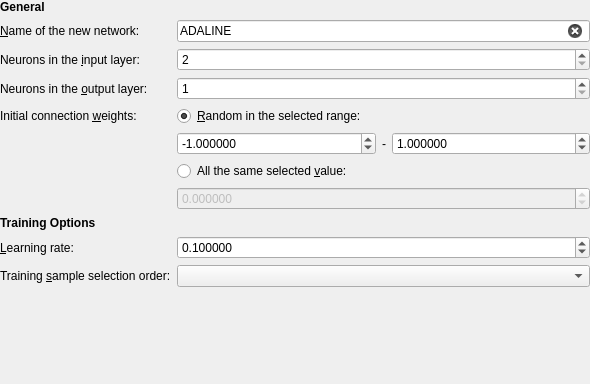
<?xml version="1.0" encoding="UTF-8"?>
<ui version="4.0">
 <class>AdalineCreateNetworkWidget</class>
 <widget class="QWidget" name="AdalineCreateNetworkWidget">
  <property name="geometry">
   <rect>
    <x>0</x>
    <y>0</y>
    <width>590</width>
    <height>384</height>
   </rect>
  </property>
  <property name="windowTitle">
   <string>Form</string>
  </property>
  <layout class="QFormLayout" name="formLayout">
   <property name="leftMargin">
    <number>0</number>
   </property>
   <property name="topMargin">
    <number>0</number>
   </property>
   <property name="rightMargin">
    <number>0</number>
   </property>
   <property name="bottomMargin">
    <number>0</number>
   </property>
   <item row="0" column="0">
    <widget class="QLabel" name="labelHeadingGeneral">
     <property name="font">
      <font>
       <weight>75</weight>
       <bold>true</bold>
      </font>
     </property>
     <property name="text">
      <string>General</string>
     </property>
    </widget>
   </item>
   <item row="1" column="0">
    <widget class="QLabel" name="labelNetworkName">
     <property name="text">
      <string>&amp;Name of the new network:</string>
     </property>
     <property name="buddy">
      <cstring>editNetworkName</cstring>
     </property>
    </widget>
   </item>
   <item row="1" column="1">
    <widget class="QLineEdit" name="editNetworkName">
     <property name="text">
      <string>ADALINE</string>
     </property>
     <property name="maxLength">
      <number>50</number>
     </property>
     <property name="placeholderText">
      <string>Enter network name</string>
     </property>
     <property name="clearButtonEnabled">
      <bool>true</bool>
     </property>
    </widget>
   </item>
   <item row="2" column="0">
    <widget class="QLabel" name="labelInputNeuronCount">
     <property name="text">
      <string>Neurons in the &amp;input layer:</string>
     </property>
     <property name="buddy">
      <cstring>editInputNeuronCount</cstring>
     </property>
    </widget>
   </item>
   <item row="3" column="0">
    <widget class="QLabel" name="labelOutputNeuronCount">
     <property name="text">
      <string>Neurons in the &amp;output layer:</string>
     </property>
     <property name="buddy">
      <cstring>editOutputNeuronCount</cstring>
     </property>
    </widget>
   </item>
   <item row="2" column="1">
    <widget class="QSpinBox" name="editInputNeuronCount">
     <property name="minimum">
      <number>2</number>
     </property>
     <property name="maximum">
      <number>10</number>
     </property>
     <property name="value">
      <number>2</number>
     </property>
    </widget>
   </item>
   <item row="3" column="1">
    <widget class="QSpinBox" name="editOutputNeuronCount">
     <property name="minimum">
      <number>1</number>
     </property>
     <property name="maximum">
      <number>10</number>
     </property>
    </widget>
   </item>
   <item row="4" column="0">
    <widget class="QLabel" name="labelInitialWeights">
     <property name="text">
      <string>Initial connection &amp;weights:</string>
     </property>
     <property name="buddy">
      <cstring>radioWeightsRandom</cstring>
     </property>
    </widget>
   </item>
   <item row="4" column="1">
    <widget class="QRadioButton" name="radioWeightsRandom">
     <property name="text">
      <string>&amp;Random in the selected range:</string>
     </property>
     <property name="checked">
      <bool>true</bool>
     </property>
    </widget>
   </item>
   <item row="5" column="1">
    <layout class="QHBoxLayout" name="horizontalLayout" stretch="1,0,1">
     <item>
      <widget class="QDoubleSpinBox" name="editWeightsRandomMin">
       <property name="decimals">
        <number>6</number>
       </property>
       <property name="minimum">
        <double>-1000000.000000000000000</double>
       </property>
       <property name="maximum">
        <double>1000000.000000000000000</double>
       </property>
       <property name="value">
        <double>-1.000000000000000</double>
       </property>
      </widget>
     </item>
     <item>
      <widget class="QLabel" name="label">
       <property name="text">
        <string>-</string>
       </property>
       <property name="alignment">
        <set>Qt::AlignCenter</set>
       </property>
      </widget>
     </item>
     <item>
      <widget class="QDoubleSpinBox" name="editWeightsRandomMax">
       <property name="decimals">
        <number>6</number>
       </property>
       <property name="minimum">
        <double>-1000000.000000000000000</double>
       </property>
       <property name="maximum">
        <double>1000000.000000000000000</double>
       </property>
       <property name="value">
        <double>1.000000000000000</double>
       </property>
      </widget>
     </item>
    </layout>
   </item>
   <item row="6" column="1">
    <widget class="QRadioButton" name="radioWeightsValue">
     <property name="text">
      <string>All the same selected &amp;value:</string>
     </property>
    </widget>
   </item>
   <item row="7" column="1">
    <widget class="QDoubleSpinBox" name="editWeightsValue">
     <property name="enabled">
      <bool>false</bool>
     </property>
     <property name="decimals">
      <number>6</number>
     </property>
     <property name="minimum">
      <double>-1000000.000000000000000</double>
     </property>
     <property name="maximum">
      <double>1000000.000000000000000</double>
     </property>
    </widget>
   </item>
   <item row="8" column="0">
    <widget class="QLabel" name="labelHeadingTrainingOptions">
     <property name="font">
      <font>
       <weight>75</weight>
       <bold>true</bold>
      </font>
     </property>
     <property name="text">
      <string>Training Options</string>
     </property>
    </widget>
   </item>
   <item row="9" column="0">
    <widget class="QLabel" name="labelLearningRate">
     <property name="text">
      <string>&amp;Learning rate:</string>
     </property>
     <property name="buddy">
      <cstring>editLearningRate</cstring>
     </property>
    </widget>
   </item>
   <item row="10" column="0">
    <widget class="QLabel" name="labelSampleSelectionOrder">
     <property name="text">
      <string>Training &amp;sample selection order:</string>
     </property>
     <property name="buddy">
      <cstring>comboBoxSampleSelectionOrder</cstring>
     </property>
    </widget>
   </item>
   <item row="9" column="1">
    <widget class="QDoubleSpinBox" name="editLearningRate">
     <property name="decimals">
      <number>6</number>
     </property>
     <property name="minimum">
      <double>0.000001000000000</double>
     </property>
     <property name="maximum">
      <double>1.000000000000000</double>
     </property>
     <property name="singleStep">
      <double>0.100000000000000</double>
     </property>
     <property name="value">
      <double>0.100000000000000</double>
     </property>
    </widget>
   </item>
   <item row="10" column="1">
    <widget class="QComboBox" name="comboBoxSampleSelectionOrder"/>
   </item>
  </layout>
 </widget>
 <tabstops>
  <tabstop>editNetworkName</tabstop>
  <tabstop>editInputNeuronCount</tabstop>
  <tabstop>editOutputNeuronCount</tabstop>
  <tabstop>radioWeightsRandom</tabstop>
  <tabstop>editWeightsRandomMin</tabstop>
  <tabstop>editWeightsRandomMax</tabstop>
  <tabstop>radioWeightsValue</tabstop>
  <tabstop>editWeightsValue</tabstop>
  <tabstop>editLearningRate</tabstop>
  <tabstop>comboBoxSampleSelectionOrder</tabstop>
 </tabstops>
 <resources/>
 <connections/>
</ui>
